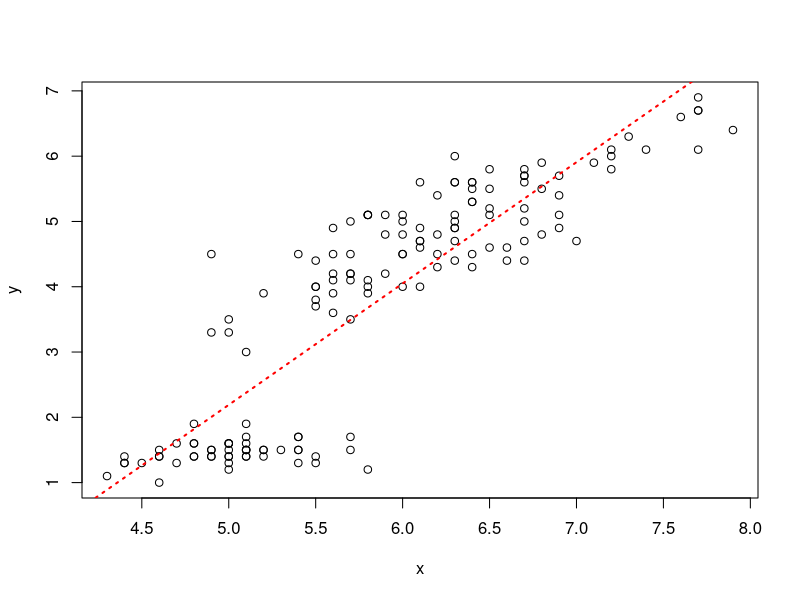
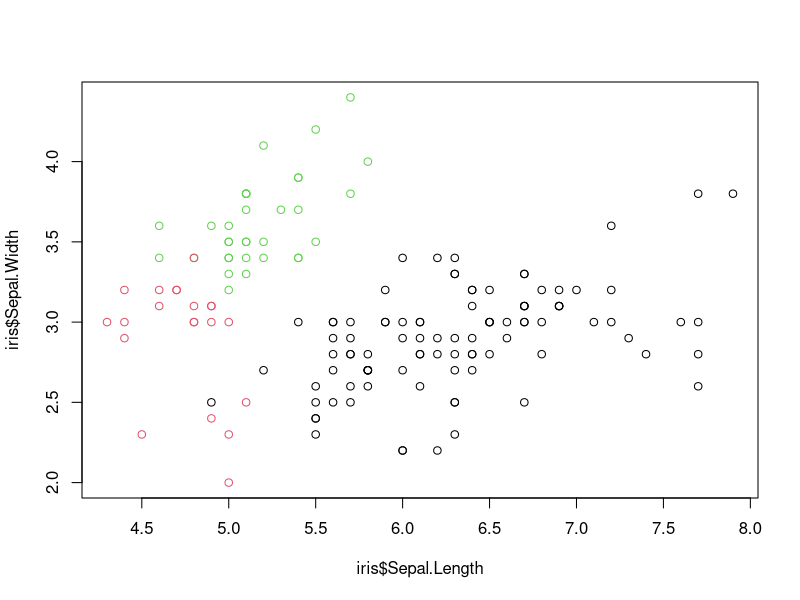

Recreate these plots in R, in order.
#############################################################################
## model
#############################################################################

# simple regression model
df <- iris 
x <- df$Sepal.Length
y <- df$Petal.Length
plot (x,y)
mod <- lm(y~x)
abline(mod, col="red",lty="dotted",lwd=2)

coef(mod)         # shows intercept (y at x=0) and slope (dy/dx) 
residuals(mod)    # shows the residuals (predicted value - real value)
predict(mod)      # predicts 

library(broom)
augment(mod)      # creates a dataframe with real values, predicted values, residuals, ...

# clustering (kmeans)
cl <- kmeans(iris[-5], 3)       # dont use species of iris, 3 centers
table(cl$cluster, iris$Species) # compare cluster with species
plot(iris$Sepal.Length, iris$Sepal.Width, col = cl$cluster)
